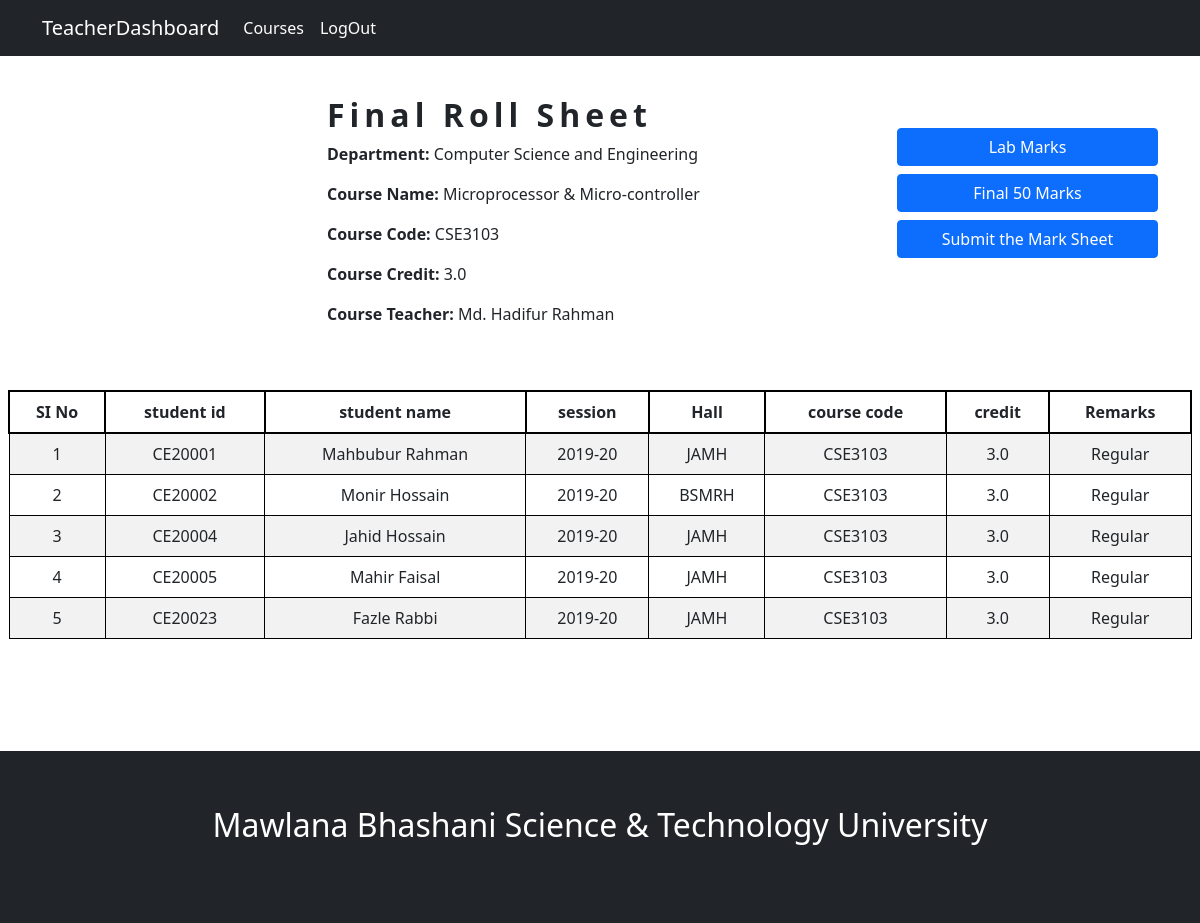
The page /faculty/lab_course_details/CSE3103/ on the database its author committed.
### chairman/models.py (models this page shows, shortened)
class Course(models.Model):
    course_name = models.CharField(max_length=150)
    course_code = models.CharField(max_length=150)
    course_type = models.CharField(
        max_length=200,
        choices= course_types,
        default= 'Theory'
        )
    credit = models.FloatField()
    semister_no = models.CharField(
        max_length=200,
        choices= semister,
        default= '1st Year 1st Semester'
        )
    course_teacher = models.ForeignKey(Teacher, on_delete=models.PROTECT)

class Teacher_Student_Info(models.Model):
    student_name = models.CharField(max_length=200)
    student_id = models.CharField(max_length=200)
    course_name = models.CharField(max_length=200)
    course_code = models.CharField(max_length=200)
    teacher = models.ForeignKey(Teacher, on_delete=models.PROTECT)
    hall = models.CharField(max_length=150)
    session = models.CharField(max_length=120)
    credit = models.FloatField()
    remarks = models.CharField(max_length=150, default='Regular')
    semester = models.CharField(
        max_length=120,
        choices= semister,
        default= '3rd Year 1st Semester',
    )

### authentication/models.py (models this page shows, shortened)
class User(AbstractBaseUser):
    email = models.EmailField(
        verbose_name='Email',
        max_length=255,
        unique=True,
    )
    name = models.CharField(max_length= 200)
    first_name = models.CharField(max_length= 200, default="Unknown")
    last_name = models.CharField(max_length= 200, default="User")
    tc = models.BooleanField(default=True)
    is_active = models.BooleanField(default=True)
    is_admin = models.BooleanField(default=False)
    created_at = models.DateTimeField(auto_now_add= True)
    updated_at = models.DateTimeField(auto_now= True)
    objects = UserManager()
    USERNAME_FIELD = 'email'
    REQUIRED_FIELDS = ['name', 'tc']

### faculty/views.py (the view)
# urls.py: path('lab_course_details/<str:course_code>/', views.lab_course_details, name="lab_course_details"),
def lab_course_details(request, course_code):
    course = Course.objects.get(course_code= course_code)
    regular_students = Teacher_Student_Info.objects.filter(course_code = course_code, remarks='Regular').order_by('student_id')
    backLog_students = Teacher_Student_Info.objects.filter(course_code = course_code, remarks='BackLog').order_by('student_id')
    special_students = Teacher_Student_Info.objects.filter(course_code = course_code, remarks='Special').order_by('student_id')
    count = 0
    backLogStudents = {}
    for stu in regular_students:
        count += 1
    for stu in backLog_students:
        count += 1
        backLogStudents[stu] = count
    context = {
    'c_code' : (course.course_code),
    'c_name' : (course.course_name),
    'c_credit' : (course.credit),
    'c_teacher' : course.course_teacher,
    'regular_students': regular_students,
    'backLogStudents': backLogStudents,
    'special_students': special_students,
    }
    return render(request, 'faculty/lab_course_details.html', context)

### authentication/models.py (called while the page is built)
    def __str__(self):
        return self.first_name + " "+ self.last_name

### faculty/templates/faculty/lab_course_details.html (shortened to what this page needs)
{% extends 'teacher_base.html' %}
{% load static %}
{% load crispy_forms_tags %}
{% load crispy_forms_filters %}
{% block content2 %}
<div class="container">
    <div class="row mb-5">
        <div class="col-3"></div>
        <div class="col-6">
            <h2 class="mt-3" style="letter-spacing: 5px;"><b>Final Roll Sheet</b></h2>
            <p class=""><b>Department:</b>  Computer Science and Engineering</p>
            <p class=""><b>Course Name:</b> {{c_name}}</p>
            <p class=""><b>Course Code:</b> {{c_code}}</p>
            <p class=""><b>Course Credit:</b>  {{c_credit}}</p>
            <p class=""><b>Course Teacher:</b>  {{c_teacher}}</p>
        </div>
        <div class="col-3">
          <a href={% url 'lab_marks' c_code %} type="button" class="btn btn-primary w-100 mt-5 text-center">Lab Marks</a>
          <a href={% url 'final_50_marks' c_code %} type="button" class="btn btn-primary w-100 mt-2 text-center">Final 50 Marks</a>
          <a href={% url 'consoilated_lab_marksheet' c_code %} type="button" class="btn btn-primary w-100 mt-2 text-center">Submit the Mark Sheet</a>
        </div>
    </div>
  </div>
    <div class="row table-padding">
        <table class="table table-striped table-bordered table-hover text-center">
            <thead>
              <tr>
                <th scope="col">SI No</th>
                <th scope="col">student id</th>
                <th scope="col">student name</th>
                <th scope="col">session</th>
                <th scope="col">Hall</th>
                <th scope="col">course code</th>
                <th scope="col">credit</th>
                <th scope="col">Remarks</th>
              </tr>
            </thead>
            <tbody>
                {% for student in regular_students %}
                <tr>
                    <td>{{forloop.counter}}</td>
                    <td>{{student.student_id}}</td>
                    <td>{{student.student_name}}</td>
                    <td>{{student.session}}</td>
                    <td>{{student.hall}}</td>
                    <td>{{student.course_code}}</td>
                    <td>{{student.credit}}</td>
                    {% if student.remarks == 'BackLog' %}
                      <td class="text-danger"><b>{{student.remarks}}</b></td>
                    {% else %}
                      <td>{{student.remarks}}</td>
                    {% endif %}
                </tr>
                {% endfor %}
            </tbody>
          </table>
    </div>
{% endblock content2 %}

### rows shown on the page
Course: course_name "Microprocessor & Micro-controller", course_code "CSE3103", credit "3.0"
User: first_name+last_name "Md. Hadifur Rahman"
Teacher_Student_Info: student_id "CE20001", student_name "Mahbubur Rahman", session "2019-20", hall "JAMH", course_code "CSE3103", credit "3.0", remarks "Regular"
Teacher_Student_Info: student_id "CE20002", student_name "Monir Hossain", session "2019-20", hall "BSMRH", course_code "CSE3103", credit "3.0", remarks "Regular"
Teacher_Student_Info: student_id "CE20004", student_name "Jahid Hossain", session "2019-20", hall "JAMH", course_code "CSE3103", credit "3.0", remarks "Regular"
Teacher_Student_Info: student_id "CE20005", student_name "Mahir Faisal", session "2019-20", hall "JAMH", course_code "CSE3103", credit "3.0", remarks "Regular"
Teacher_Student_Info: student_id "CE20023", student_name "Fazle Rabbi", session "2019-20", hall "JAMH", course_code "CSE3103", credit "3.0", remarks "Regular"
